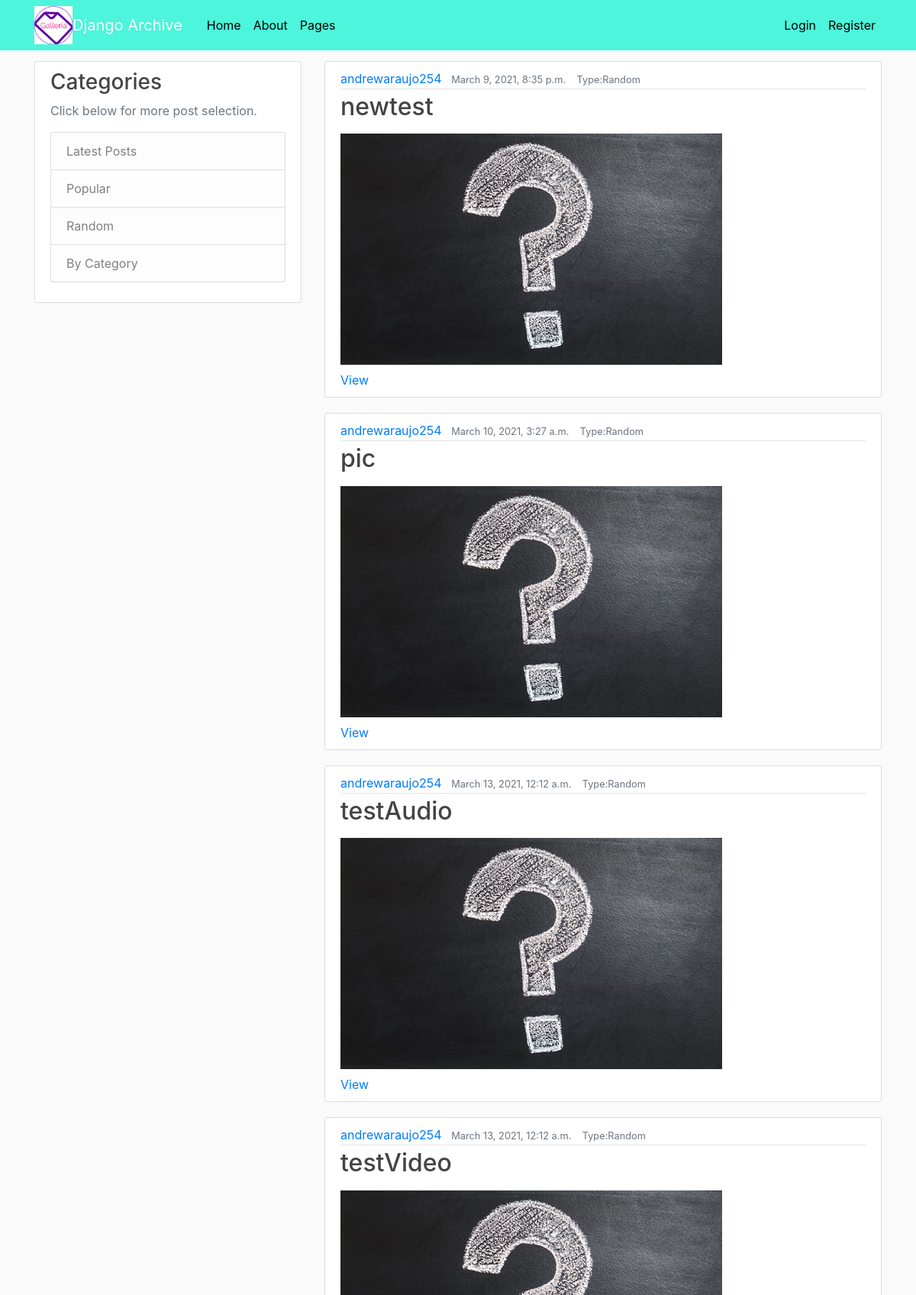
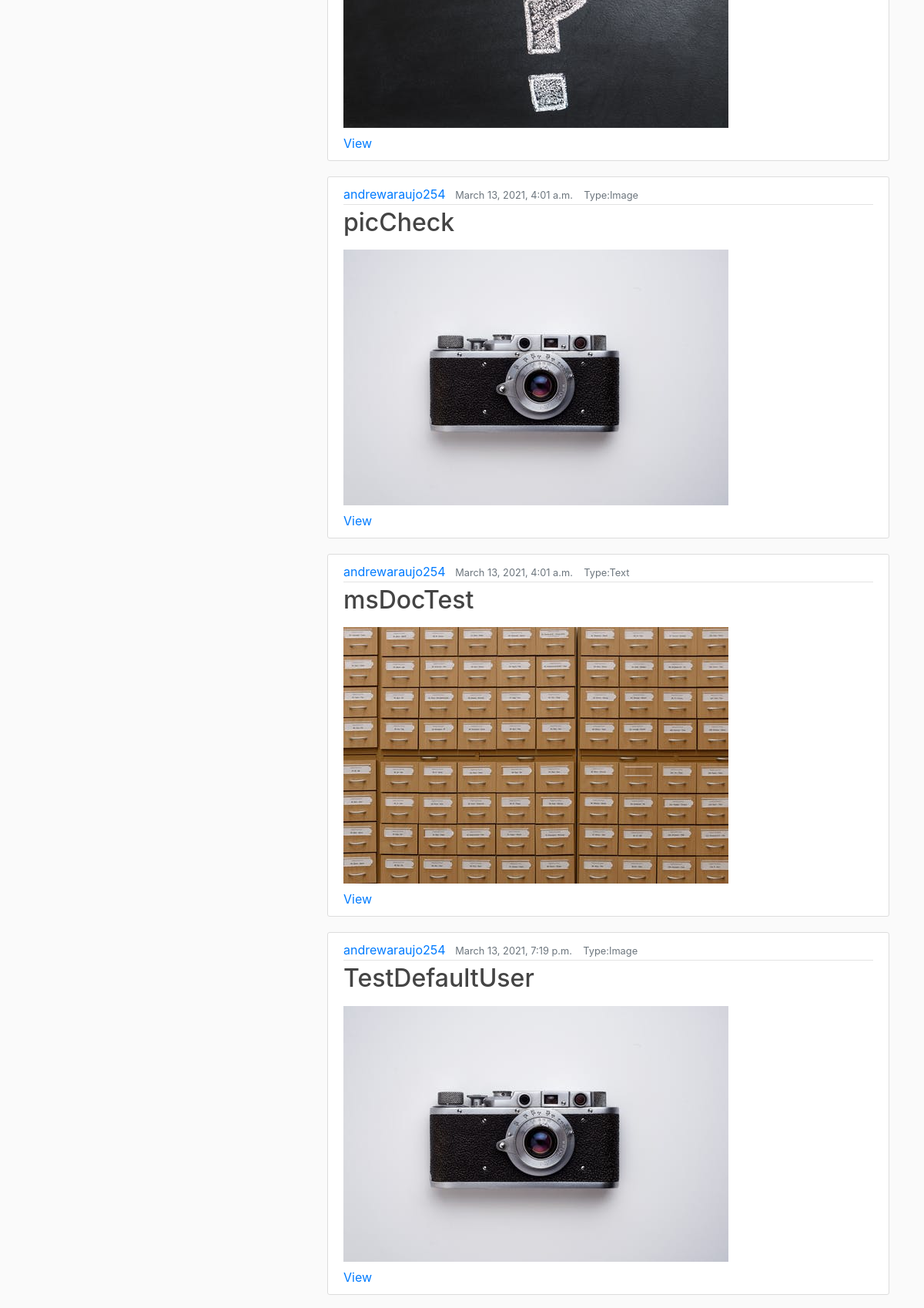
The page / (upper part) on the database its author committed (2 pictures, top to bottom).
### users/models.py (models this page shows, shortened)
class userFile(models.Model):
    title = models.CharField(max_length=150, blank=False)
    uploader = models.ForeignKey(User, on_delete=models.CASCADE, editable=False)
    uploadDate = models.DateTimeField(default=timezone.now())
    realFile = models.FileField(upload_to='files/')
    YES = 'Yes'
    NO = 'No'
    FILE_OPTIONS = (
        ('Text','Text'),
        ('Image','Image'),
        ('Video','Video'),
        ('Audio','Audio'),
    )
    ALLOW_OTHERS = (
        (YES,'Allow'),
        (NO, 'Disallow')
    )
    permissionToDownload = models.CharField(
        max_length=3,
        choices=ALLOW_OTHERS,
        default=YES,
    )
    permissionToSeeUser = models.CharField(
        max_length=3,
        choices=ALLOW_OTHERS,
        default=YES,
    )
    FileType = models.CharField(
        max_length=5,
        choices=FILE_OPTIONS,
        default='Random'
    )

### archive/views.py (the view)
# urls.py: path('', views.homepage, name='archive-home'),
def homepage(request):
    files = userFile.objects.all()
    return render(request, 'archive/home.html', {
        'posts': files
    })

### archive/templates/archive/home.html
{% extends "archive/base.html" %}
{% block content %}
    {% for post in posts %}
        <article class="media content-section">
          <div class="media-body">
            <div class="article-metadata">
              {% if post.permissionToSeeUser == 'Yes'%}
              <a class="mr-2" href="#">{{ post.uploader }}</a>
              {%else%}
              <a class="mr-2">anonymous</a>
              {% endif %}
              <small class="text-muted">{{ post.uploadDate }} &nbsp;&nbsp; Type:{{post.FileType}}</small>
            </div>
              {% if post.FileType == 'Text'%}
            <h2><p class="article-title">{{ post.title }}</p> <img src="static/archive/file.jpeg"></h2>
              {%elif post.FileType == 'Image'%}
            <h2><p class="article-title">{{ post.title }}</p> <img src="static/archive/picture.jpeg"></h2>
              {%elif post.FileType == 'Video'%}
            <h2><p class="article-title">{{ post.title }}</p> <img src="static/archive/video.jpeg"></h2>
              {%elif post.FileType == 'Audio'%}
            <h2><p class="article-title">{{ post.title }}</p> <img src="static/archive/audio.jpeg"></h2>
              {%else%}
            <h2><p class="article-title">{{ post.title }}</p> <img src="static/archive/random.jpeg"></h2>
              {%endif%}
            <a class="article-content" href="{{post.realFile.url}}">View</a>
          </div>
        </article>
    {% endfor %}
{% endblock content %}

### archive/templates/archive/base.html (shortened to what this page needs)
{% load static %}
<!DOCTYPE html>
<html>
<head>
    <link rel="stylesheet" href="https://maxcdn.bootstrapcdn.com/bootstrap/4.0.0/css/bootstrap.min.css">
    <link rel="stylesheet" type="text/css" href="{% static 'archive/main.css' %}">
</head>
<body>
    <header class="site-header">
      <nav class="navbar navbar-expand-md navbar-dark bg-steel fixed-top">
        <div class="container">
          <img src="static/archive/logo.png" alt="Galleria Logo" width="50" height="50">
          <a class="navbar-brand mr-4" href="{% url 'archive-home' %}">Django Archive</a>
          <div class="collapse navbar-collapse" id="navbarToggle">
            <div class="navbar-nav mr-auto">
              <a class="nav-item nav-link" href="{% url 'archive-home' %}">Home</a>
              <a class="nav-item nav-link" href="{% url 'archive-about' %}">About</a>
              <a class="nav-item nav-link" href="{% url 'archive-home' %}">Pages</a>
            </div>
            <div class="navbar-nav">
              {% if user.is_authenticated %}
              <a class="nav-item nav-link" href="{% url 'profile' %}">Profile</a>
              <a class="nav-item nav-link" href="{% url 'upload' %}">Upload</a>
              <a class="nav-item nav-link" href="{% url 'files' %}">Files</a>
              <a class="nav-item nav-link" href="{% url 'logout' %}">Logout</a>
              {% else %}
              <a class="nav-item nav-link" href="{% url 'login' %}">Login</a>
              <a class="nav-item nav-link" href="{% url 'user-register' %}">Register</a>
              {% endif %}
            </div>
          </div>
        </div>
      </nav>
    </header>
    <main role="main" class="container">
      <div class="row">
          <div class="col-md-4">
          <div class="content-section">
            <h3>Categories</h3>
            <p class='text-muted'>Click below for more post selection.
              <ul class="list-group">
                <li class="list-group-item list-group-item-light">Latest Posts</li>
                <li class="list-group-item list-group-item-light">Popular</li>
                <li class="list-group-item list-group-item-light">Random</li>
                <li class="list-group-item list-group-item-light">By Category</li>
              </ul>
            </p>
          </div>
        </div>
        <div class="col-md-8">
          {% block content %}{% endblock %}
        </div>
      </div>
    </main>
</body>
</html>

### archive/static/archive/main.css (style rules this page uses)
body { background: #fafafa; color: #333333; margin-top: 5rem; }
h1, h2, h3, h4, h5, h6 { color: #444444; }
ul { margin: 0; }
.bg-steel { background-color: #4cf5db; }
.site-header .navbar-nav .nav-link { color: #000000; }
.content-section { background: #ffffff; padding: 10px 20px; border: 1px solid #dddddd; border-radius: 3px; margin-bottom: 20px; }
.article-title { color: #444444; }
.article-content { white-space: pre-line; }
.article-metadata { padding-bottom: 1px; margin-bottom: 4px; border-bottom: 1px solid #e3e3e3 }

### rows shown on the page
userFile: uploader "andrewaraujo254", uploadDate "March 9, 2021, 8:35 p.m.", FileType "Random", title "newtest"
userFile: uploader "andrewaraujo254", uploadDate "March 10, 2021, 3:27 a.m.", FileType "Random", title "pic"
userFile: uploader "andrewaraujo254", uploadDate "March 13, 2021, 12:12 a.m.", FileType "Random", title "testAudio"
userFile: uploader "andrewaraujo254", uploadDate "March 13, 2021, 12:12 a.m.", FileType "Random", title "testVideo"
userFile: uploader "andrewaraujo254", uploadDate "March 13, 2021, 4:01 a.m.", FileType "Image", title "picCheck"
userFile: uploader "andrewaraujo254", uploadDate "March 13, 2021, 4:01 a.m.", FileType "Text", title "msDocTest"
userFile: uploader "andrewaraujo254", uploadDate "March 13, 2021, 7:19 p.m.", FileType "Image", title "TestDefaultUser"
